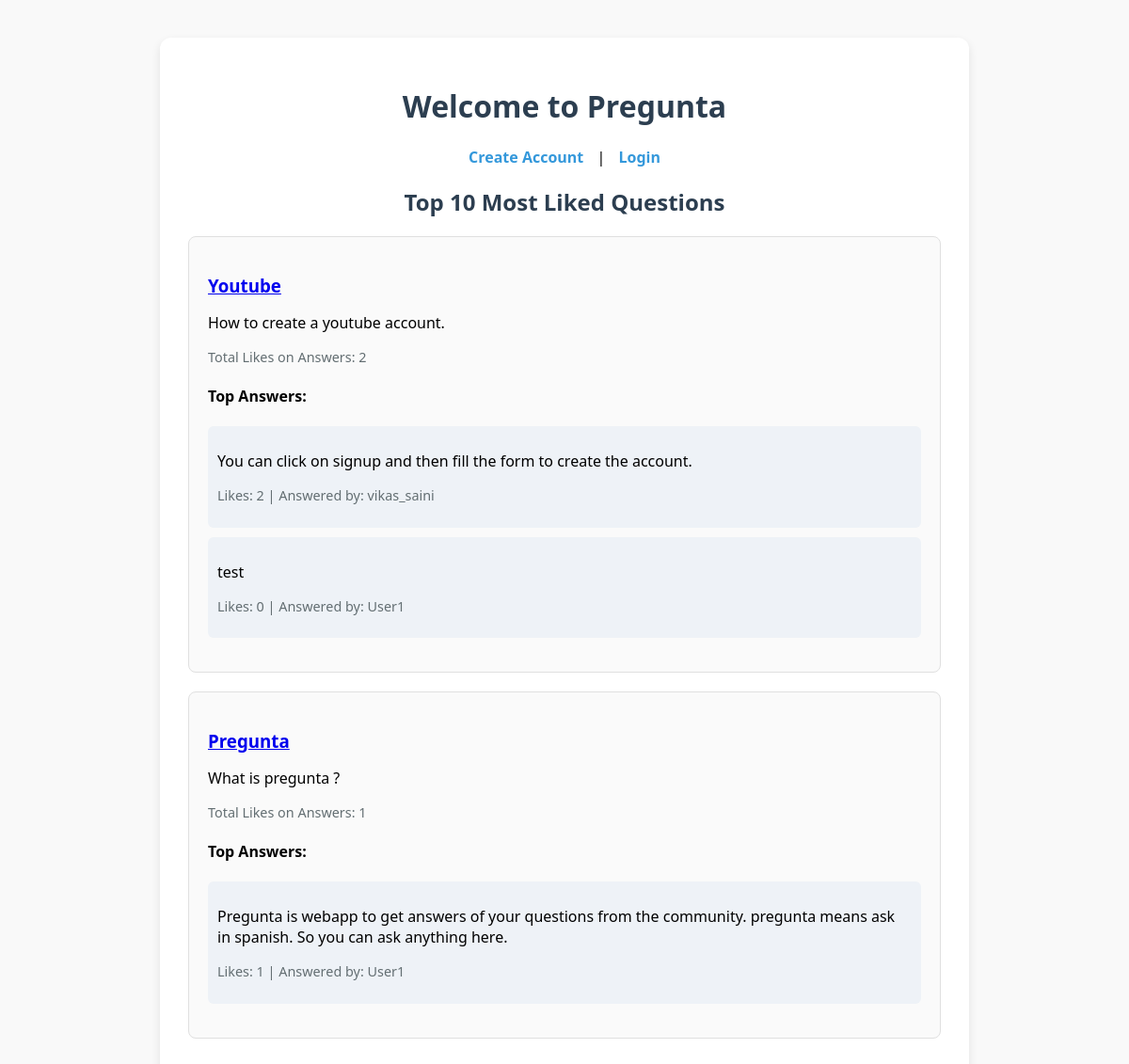
Before: / with the older database file.
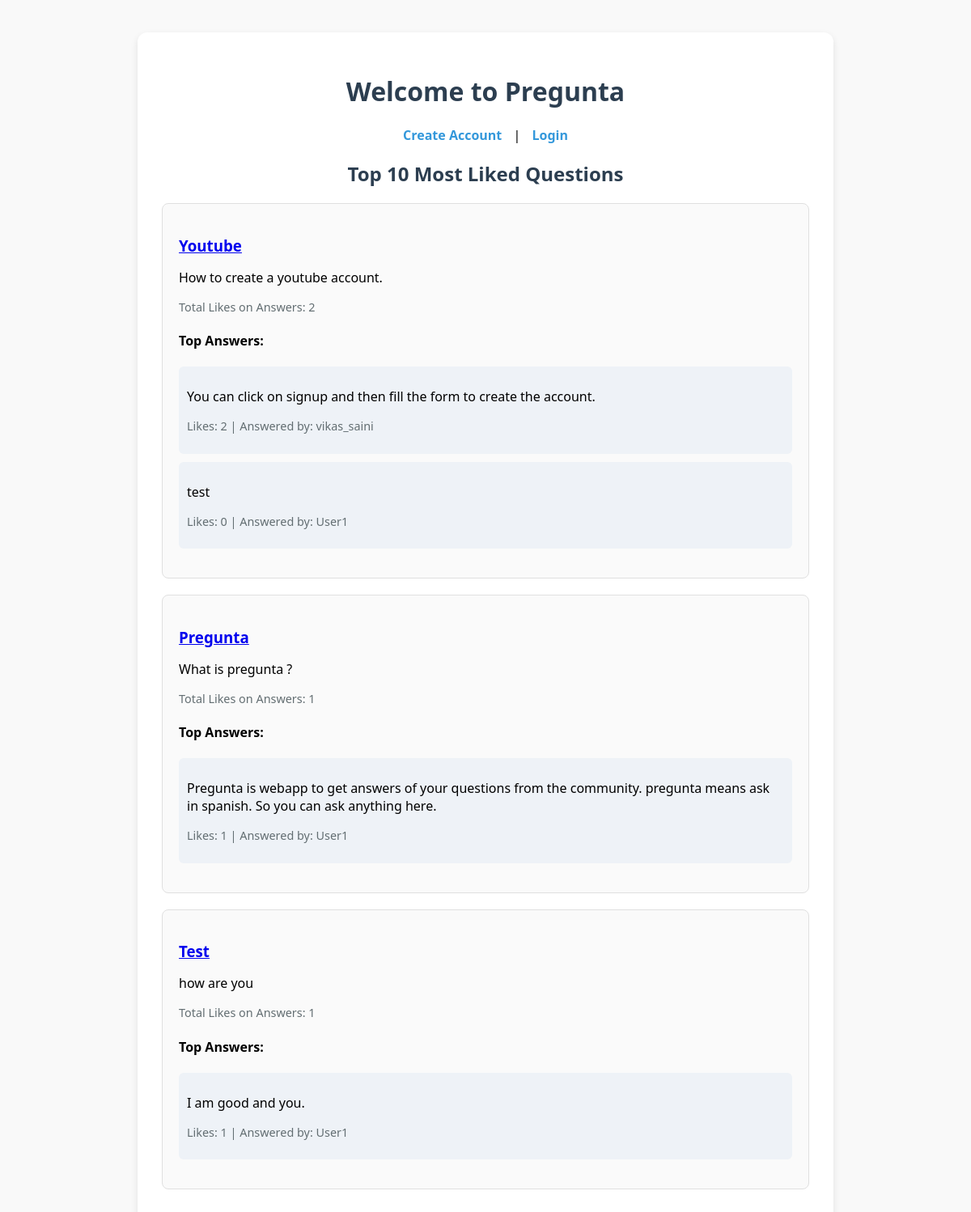
After: the same page with the newer database file.
### core/models.py (models this page shows, shortened)
class Question(models.Model):
    user = models.ForeignKey(User, on_delete=models.CASCADE)
    title = models.CharField(max_length=255)
    body = models.TextField()
    created_at = models.DateTimeField(auto_now_add=True)

class Answer(models.Model):
    user = models.ForeignKey(User, on_delete=models.CASCADE)
    question = models.ForeignKey(Question, on_delete=models.CASCADE)
    body = models.TextField()
    created_at = models.DateTimeField(auto_now_add=True)

### core/views.py (the view)
# urls.py: path('', views.home, name='home'),
def home(request):
    if request.user.is_authenticated:
        return redirect('question_list')
    top_questions = (
        Question.objects
        .annotate(total_likes=Count('answer__like'))
        .select_related('user')
        .prefetch_related(
            Prefetch(
                'answer_set',
                queryset=Answer.objects
                    .annotate(num_likes=Count('like'))
                    .select_related('user')
                    .order_by('-num_likes', '-created_at')[:3],
                to_attr='top_answers'
            )
        )
        .order_by('-total_likes')[:10]
    )
    return render(request, 'home.html', {'questions': top_questions})

### core/templates/home.html (shortened to what this page needs)
{% extends 'base.html' %}
{% load static %}
{% block content %}
  <h1>Welcome to Pregunta</h1>
  <div class="auth-links">
    {% if request.user.is_authenticated %}
      <p>Hello, {{ request.user.username }} | <a href="{% url 'logout' %}">Logout</a></p>
    {% else %}
      <p><a href="{% url 'register' %}">Create Account</a> | <a href="{% url 'login' %}">Login</a></p>
    {% endif %}
  </div>
  <h2>Top 10 Most Liked Questions</h2>
  {% for question in questions %}
    <div class="question-card">
      <h3><a href="{% url 'question_detail' question.pk %}">{{ question.title }}</a></h3>
      <p>{{ question.body }}</p>
      <p class="likes">Total Likes on Answers: {{ question.total_likes }}</p>
      {% if question.top_answers %}
        <h4>Top Answers:</h4>
        <ul class="top-answers">
          {% for answer in question.top_answers %}
            <li>
              <p>{{ answer.body }}</p>
              <p class="likes">Likes: {{ answer.num_likes }} | Answered by: {{ answer.user.username }}</p>
            </li>
          {% endfor %}
        </ul>
      {% else %}
        <p>No answers yet.</p>
      {% endif %}
    </div>
  {% empty %}
    <p>No questions found.</p>
  {% endfor %}
{% endblock %}

Changed rows visible on the page:
added Question: title "Test", body "how are you", total_likes "1"
added Answer: body "I am good and you.", num_likes "1", user.username "User1", shown under "Test"
